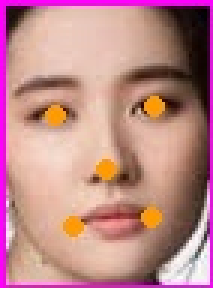
#> input picture pictures/0.jpg, 71 x 96 px, given in place of the camera (shown 3 times larger)
$ jupyter execute --allow-errors DeepLearning-RealTimeFaceRecognition.ipynb   (shell and % lines are left out)   (text cells are left out)
#> lines starting #> are read from the running program, lines starting #| are printed output that depends on the picture
### utils.py
import tensorflow as tf
import numpy as np
import os
from numpy import genfromtxt
from keras.layers import Conv2D, ZeroPadding2D, Activation, Input, concatenate
from keras.models import Model
from keras.layers.normalization import BatchNormalization
from keras.layers.pooling import MaxPooling2D, AveragePooling2D


_FLOATX = 'float32'

# [4 lines left out: function variable, not called in this run]

def shape(x):
  return x.get_shape()

def square(x):
  return tf.square(x)

def zeros(shape, dtype=_FLOATX, name=None):
  return variable(np.zeros(shape), dtype, name)

# [4 lines left out: function concatenate, not called in this run]

def LRN2D(x):
  return tf.nn.lrn(x, alpha=1e-4, beta=0.75)

# [24 lines left out: function conv2d_bn, not called in this run]

weights = [
  'conv1', 'bn1', 'conv2', 'bn2', 'conv3', 'bn3',
  'inception_3a_1x1_conv', 'inception_3a_1x1_bn',
  'inception_3a_pool_conv', 'inception_3a_pool_bn',
  'inception_3a_5x5_conv1', 'inception_3a_5x5_conv2', 'inception_3a_5x5_bn1', 'inception_3a_5x5_bn2',
  'inception_3a_3x3_conv1', 'inception_3a_3x3_conv2', 'inception_3a_3x3_bn1', 'inception_3a_3x3_bn2',
  'inception_3b_3x3_conv1', 'inception_3b_3x3_conv2', 'inception_3b_3x3_bn1', 'inception_3b_3x3_bn2',
  'inception_3b_5x5_conv1', 'inception_3b_5x5_conv2', 'inception_3b_5x5_bn1', 'inception_3b_5x5_bn2',
  'inception_3b_pool_conv', 'inception_3b_pool_bn',
  'inception_3b_1x1_conv', 'inception_3b_1x1_bn',
  'inception_3c_3x3_conv1', 'inception_3c_3x3_conv2', 'inception_3c_3x3_bn1', 'inception_3c_3x3_bn2',
  'inception_3c_5x5_conv1', 'inception_3c_5x5_conv2', 'inception_3c_5x5_bn1', 'inception_3c_5x5_bn2',
  'inception_4a_3x3_conv1', 'inception_4a_3x3_conv2', 'inception_4a_3x3_bn1', 'inception_4a_3x3_bn2',
  'inception_4a_5x5_conv1', 'inception_4a_5x5_conv2', 'inception_4a_5x5_bn1', 'inception_4a_5x5_bn2',
  'inception_4a_pool_conv', 'inception_4a_pool_bn',
  'inception_4a_1x1_conv', 'inception_4a_1x1_bn',
  'inception_4e_3x3_conv1', 'inception_4e_3x3_conv2', 'inception_4e_3x3_bn1', 'inception_4e_3x3_bn2',
  'inception_4e_5x5_conv1', 'inception_4e_5x5_conv2', 'inception_4e_5x5_bn1', 'inception_4e_5x5_bn2',
  'inception_5a_3x3_conv1', 'inception_5a_3x3_conv2', 'inception_5a_3x3_bn1', 'inception_5a_3x3_bn2',
  'inception_5a_pool_conv', 'inception_5a_pool_bn',
  'inception_5a_1x1_conv', 'inception_5a_1x1_bn',
  'inception_5b_3x3_conv1', 'inception_5b_3x3_conv2', 'inception_5b_3x3_bn1', 'inception_5b_3x3_bn2',
  'inception_5b_pool_conv', 'inception_5b_pool_bn',
  'inception_5b_1x1_conv', 'inception_5b_1x1_bn',
  'dense_layer'
]

conv_shape = {
  'conv1': [64, 3, 7, 7],
  'conv2': [64, 64, 1, 1],
  'conv3': [192, 64, 3, 3],
  'inception_3a_1x1_conv': [64, 192, 1, 1],
  'inception_3a_pool_conv': [32, 192, 1, 1],
  'inception_3a_5x5_conv1': [16, 192, 1, 1],
  'inception_3a_5x5_conv2': [32, 16, 5, 5],
  'inception_3a_3x3_conv1': [96, 192, 1, 1],
  'inception_3a_3x3_conv2': [128, 96, 3, 3],
  'inception_3b_3x3_conv1': [96, 256, 1, 1],
  'inception_3b_3x3_conv2': [128, 96, 3, 3],
  'inception_3b_5x5_conv1': [32, 256, 1, 1],
  'inception_3b_5x5_conv2': [64, 32, 5, 5],
  'inception_3b_pool_conv': [64, 256, 1, 1],
  'inception_3b_1x1_conv': [64, 256, 1, 1],
  'inception_3c_3x3_conv1': [128, 320, 1, 1],
  'inception_3c_3x3_conv2': [256, 128, 3, 3],
  'inception_3c_5x5_conv1': [32, 320, 1, 1],
  'inception_3c_5x5_conv2': [64, 32, 5, 5],
  'inception_4a_3x3_conv1': [96, 640, 1, 1],
  'inception_4a_3x3_conv2': [192, 96, 3, 3],
  'inception_4a_5x5_conv1': [32, 640, 1, 1,],
  'inception_4a_5x5_conv2': [64, 32, 5, 5],
  'inception_4a_pool_conv': [128, 640, 1, 1],
  'inception_4a_1x1_conv': [256, 640, 1, 1],
  'inception_4e_3x3_conv1': [160, 640, 1, 1],
  'inception_4e_3x3_conv2': [256, 160, 3, 3],
  'inception_4e_5x5_conv1': [64, 640, 1, 1],
  'inception_4e_5x5_conv2': [128, 64, 5, 5],
  'inception_5a_3x3_conv1': [96, 1024, 1, 1],
  'inception_5a_3x3_conv2': [384, 96, 3, 3],
  'inception_5a_pool_conv': [96, 1024, 1, 1],
  'inception_5a_1x1_conv': [256, 1024, 1, 1],
  'inception_5b_3x3_conv1': [96, 736, 1, 1],
  'inception_5b_3x3_conv2': [384, 96, 3, 3],
  'inception_5b_pool_conv': [96, 736, 1, 1],
  'inception_5b_1x1_conv': [256, 736, 1, 1],
}

def load_weights():
  # Set weights path
  dirPath = './weights'
  fileNames = filter(lambda f: not f.startswith('.'), os.listdir(dirPath))
  paths = {}
  weights_dict = {}

  for n in fileNames:
    paths[n.replace('.csv', '')] = dirPath + '/' + n

  for name in weights:
    if 'conv' in name:
      conv_w = genfromtxt(paths[name + '_w'], delimiter=',', dtype=None)
      conv_w = np.reshape(conv_w, conv_shape[name])
      conv_w = np.transpose(conv_w, (2, 3, 1, 0))
      conv_b = genfromtxt(paths[name + '_b'], delimiter=',', dtype=None)
      weights_dict[name] = [conv_w, conv_b]
    elif 'bn' in name:
      bn_w = genfromtxt(paths[name + '_w'], delimiter=',', dtype=None)
      bn_b = genfromtxt(paths[name + '_b'], delimiter=',', dtype=None)
      bn_m = genfromtxt(paths[name + '_m'], delimiter=',', dtype=None)
      bn_v = genfromtxt(paths[name + '_v'], delimiter=',', dtype=None)
      weights_dict[name] = [bn_w, bn_b, bn_m, bn_v]
    elif 'dense' in name:
      dense_w = genfromtxt(dirPath+'/dense_w.csv', delimiter=',', dtype=None)
      dense_w = np.reshape(dense_w, (128, 736))
      dense_w = np.transpose(dense_w, (1, 0))
      dense_b = genfromtxt(dirPath+'/dense_b.csv', delimiter=',', dtype=None)
      weights_dict[name] = [dense_w, dense_b]

  return weights_dict

### inception_blocks.py
from keras.models import Sequential
from keras.layers import Conv2D, ZeroPadding2D, Activation, Input, concatenate
from keras.models import Model
from keras.layers.normalization import BatchNormalization
from keras.layers.pooling import MaxPooling2D, AveragePooling2D
from keras.layers.merge import Concatenate
from keras.layers.core import Lambda, Flatten, Dense
from keras.engine.topology import Layer
from keras import backend as K
import cv2
import os
import numpy as np
from numpy import genfromtxt
import pandas as pd
import tensorflow as tf
import tensorflow as tf
import numpy as np
import os
from numpy import genfromtxt
from keras import backend as K
from keras.layers import Conv2D, ZeroPadding2D, Activation, Input, concatenate
from keras.models import Model
from keras.layers.normalization import BatchNormalization
from keras.layers.pooling import MaxPooling2D, AveragePooling2D
import utils
from utils import LRN2D
from keras.layers.core import Lambda, Flatten, Dense


# [236 lines left out: functions inception_block_1a, inception_block_1b, inception_block_1c, inception_block_2a, inception_block_2b, inception_block_3a and 1 more, not called in this run]


def faceRecoModel(input_shape):
    """
    Implementation of the Inception model used for FaceNet

    Arguments:
    input_shape -- shape of the images of the dataset

    Returns:
    model -- a Model() instance in Keras
    """
    # Define the input as a tensor with shape input_shape
    #myInput = Input(shape=(96, 96, 3))
    myInput = Input(input_shape)

    # Zero-Padding
    #x = ZeroPadding2D(padding=(3, 3), input_shape=(96, 96, 3))(myInput)
    x = ZeroPadding2D(padding=(3, 3))(myInput)

    # First Block
    x = Conv2D(64, (7, 7), strides=(2, 2), name='conv1')(x)
    x = BatchNormalization(axis=3, epsilon=0.00001, name='bn1')(x)
    x = Activation('relu')(x)

    # Zero-Padding + MAXPOOL
    x = ZeroPadding2D(padding=(1, 1))(x)
    x = MaxPooling2D(pool_size=3, strides=2)(x)

     # Second Block
    x = Lambda(LRN2D, name='lrn_1')(x)
    x = Conv2D(64, (1, 1), name='conv2')(x)
    x = BatchNormalization(axis=3, epsilon=0.00001, name='bn2')(x)
    x = Activation('relu')(x)

    # Zero-Padding + MAXPOOL
    x = ZeroPadding2D(padding=(1, 1))(x)

    # Second Block
    x = Conv2D(192, (3, 3), name='conv3')(x)
    x = BatchNormalization(axis=3, epsilon=0.00001, name='bn3')(x)
    x = Activation('relu')(x)
    x = Lambda(LRN2D, name='lrn_2')(x)

    # Zero-Padding + MAXPOOL
    x = ZeroPadding2D(padding=(1, 1))(x)
    x = MaxPooling2D(pool_size=3, strides=2)(x)

    #extra--
    # Inception 1: a/b/c
    x = inception_block_1a(x)
    x = inception_block_1b(x)
    x = inception_block_1c(x)

    # Inception 2: a/b
    x = inception_block_2a(x)
    x = inception_block_2b(x)

    # Inception 3: a/b
    x = inception_block_3a(x)
    x = inception_block_3b(x)
    #extra---


    #Top layer
    #av_pool = AveragePooling2D(pool_size=(3, 3), strides=(1, 1))(inception_5b)
    av_pool = AveragePooling2D(pool_size=(3, 3), strides=(1, 1))(x)
    reshape_layer = Flatten()(av_pool)
    dense_layer = Dense(128, name='dense_layer')(reshape_layer)
    #L2 normalization
    norm_layer = Lambda(lambda  x: K.l2_normalize(x, axis=1), name='norm_layer')(dense_layer)


    # Create model instance
    model = Model(inputs=[myInput], outputs=norm_layer)
    return model

### DeepLearning-RealTimeFaceRecognition.ipynb
[cell 1]
import numpy as np
from numpy import genfromtxt
import pandas as pd
import os
import glob
import cv2
from mtcnn.mtcnn import MTCNN

import utils
#keras imported in utils.py file

np.set_printoptions(threshold=np.nan)

[cell 2]
#import facenet model
#see inception_blocks.py for model implementation
from utils import LRN2D
import utils
from inception_blocks import *

#show the architecture of the network
#> (the rest of this cell did not finish here and is left out)

[cell 3]
# load weights(this process will take a few minutes)
import utils
weights = utils.weights
#> (the rest of this cell did not finish here and is left out)

[cell 4]
cap = cv2.VideoCapture(0)
detector = cv2.CascadeClassifier('haarcascade_frontalface_default.xml')

count = 0
while(True):
    # capture frame by frame
    ret, img = cap.read()
#> img is the input picture: shape (96, 71, 3); mean B, G, R 135.7, 135.6, 189.2

    # detect the face, you can change the scaleFactor according to your case
    faces = detector.detectMultiScale(img, scaleFactor= 1.5, minNeighbors= 5)
#> faces = ()
    for (x,y,w,h) in faces:

        # outline the face area by a blue rectangle
        cv2.rectangle(img, (x,y), (x+w,y+h), (255,0,0),2)
        count += 1
        # save the cropped face image into the datasets folder
        cv2.imwrite("images/NameHere_" + str(count) + ".jpg", img[y:y+h,x:x+w])
        cv2.imshow('image', img)
#> this loop made 0 passes
#> after the loop, count = 0
    # Press 'ESC' for exiting video
    k = cv2.waitKey(200) & 0xff
#> (key Esc is pressed here)
    if k == 27:
        break
    elif count >= 8:
         break
cap.release()
cv2.destroyAllWindows()

[cell 5]
from mtcnn.mtcnn import MTCNN

image= cv2.imread('pictures/yifei.jpg')
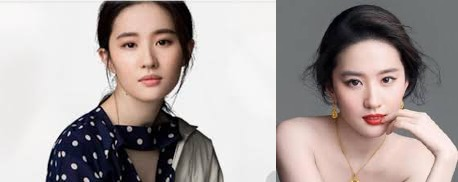
#> input picture pictures/yifei.jpg, 458 x 182 px
#> image is the input picture: shape (182, 458, 3); mean B, G, R 158.5, 160.5, 170.3
#> (the rest of this cell did not finish here and is left out)

[cell 6]
#First, encode one single image into embeddings
def image_to_embedding(image, model):
    image = cv2.resize(image, (96, 96))
    img = image[...,::-1]
    img = np.around(np.transpose(img, (0,1,2))/255.0, decimals=12)
    x_train = np.array([img])
    embedding = model.predict_on_batch(x_train)
    return embedding


#Second, build a database containing embeddings for all images
def build_database_dict():
    database = {}
    for file in glob.glob("/Users/Olivia/Documents/ML/Face-recognition-using-deep-learning-master/images/*"):
        database_name = os.path.splitext(os.path.basename(file))[0]
        image_file = cv2.imread(file, 1)
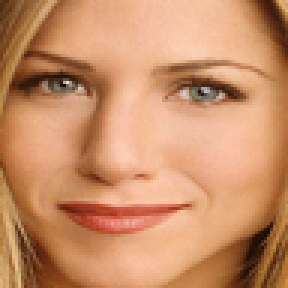
#> input picture images/Jennifer.jpg, 96 x 96 px (shown 3 times larger)
#> image_file is the input picture: shape (96, 96, 3); mean B, G, R 104.6, 143.2, 201.3
        database[database_name] = image_to_embedding(image_file, model)
    return database


#Third, identify images by using the embeddings(find the minimum L2 euclidean distance between embeddings)
def recognize_face(face_image, database, model):

    embedding = image_to_embedding(face_image, model)
    minimum_distance = 200
    name = None
    # Loop over  names and encodings.
    for (database_name, database_embedding) in database.items():

        euclidean_distance = np.linalg.norm(embedding-database_embedding)
        print('Euclidean distance from %s is %s' %(database_name, euclidean_distance))
        if euclidean_distance < minimum_distance:
            minimum_distance = euclidean_distance
            name = database_name

    if minimum_distance < 0.8:
        return str(name)+str('  ')+str(round(minimum_distance,14))
    else:
        return 'Unknown'

#> (a cell that did not finish here is left out)

[cell 8]
cv2.namedWindow("Face Recognizer")
vc = cv2.VideoCapture(0)
font = cv2.FONT_HERSHEY_SIMPLEX
#> font = 0
detector = cv2.CascadeClassifier('haarcascade_frontalface_default.xml')

while True:
    ret, frame = vc.read()
    height, width, channels = frame.shape
#> height = 96; width = 71; channels = 3

    gray = cv2.cvtColor(frame, cv2.COLOR_BGR2GRAY)
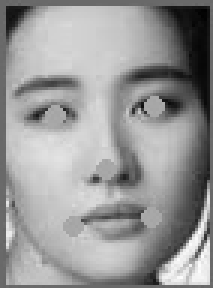
#> gray: shape (96, 71) (shown 3 times larger); min 1, max 254, mean 151.6
    faces = detector.detectMultiScale(gray, 1.3, 5)

    # loop through all the faces detected
    for (x, y, w, h) in faces:
        face_image = frame[max(0, y):min(height, y+h), max(0, x):min(width, x+w)]
        identity = recognize_face(face_image, database, model)
        if identity is not None:
            img = cv2.rectangle(frame,(x, y),(x+w, y+h),(255,0,0),2)
            cv2.putText(frame, str(identity), (x+5,y-5), cv2.FONT_HERSHEY_SIMPLEX, 1, (255,0,255), 2)

    key = cv2.waitKey(100)
#> (key Esc is pressed here)
    cv2.imshow("Face Recognizer", frame)

    if key == 27: # exit on ESC
        break
vc.release()
cv2.destroyAllWindows()
